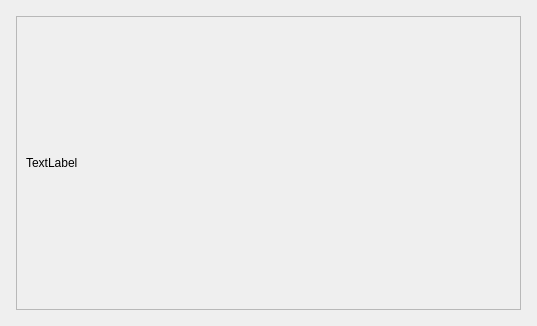
<?xml version="1.0" encoding="UTF-8"?>
<ui version="4.0">
 <class>Form</class>
 <widget class="QWidget" name="Form">
  <property name="geometry">
   <rect>
    <x>0</x>
    <y>0</y>
    <width>537</width>
    <height>326</height>
   </rect>
  </property>
  <property name="windowTitle">
   <string>Статья</string>
  </property>
  <layout class="QVBoxLayout" name="verticalLayout">
   <item>
    <layout class="QVBoxLayout" name="verticalLayout_2">
     <property name="leftMargin">
      <number>5</number>
     </property>
     <property name="topMargin">
      <number>5</number>
     </property>
     <property name="rightMargin">
      <number>5</number>
     </property>
     <property name="bottomMargin">
      <number>5</number>
     </property>
     <item>
      <widget class="QScrollArea" name="scrollArea">
       <property name="widgetResizable">
        <bool>true</bool>
       </property>
       <widget class="QWidget" name="scrollAreaWidgetContents">
        <property name="geometry">
         <rect>
          <x>0</x>
          <y>0</y>
          <width>511</width>
          <height>300</height>
         </rect>
        </property>
        <layout class="QVBoxLayout" name="verticalLayout_3">
         <item>
          <widget class="QLabel" name="label">
           <property name="text">
            <string>TextLabel</string>
           </property>
           <property name="alignment">
            <set>Qt::AlignJustify|Qt::AlignVCenter</set>
           </property>
           <property name="wordWrap">
            <bool>true</bool>
           </property>
          </widget>
         </item>
        </layout>
       </widget>
      </widget>
     </item>
    </layout>
   </item>
  </layout>
 </widget>
 <resources/>
 <connections/>
</ui>
